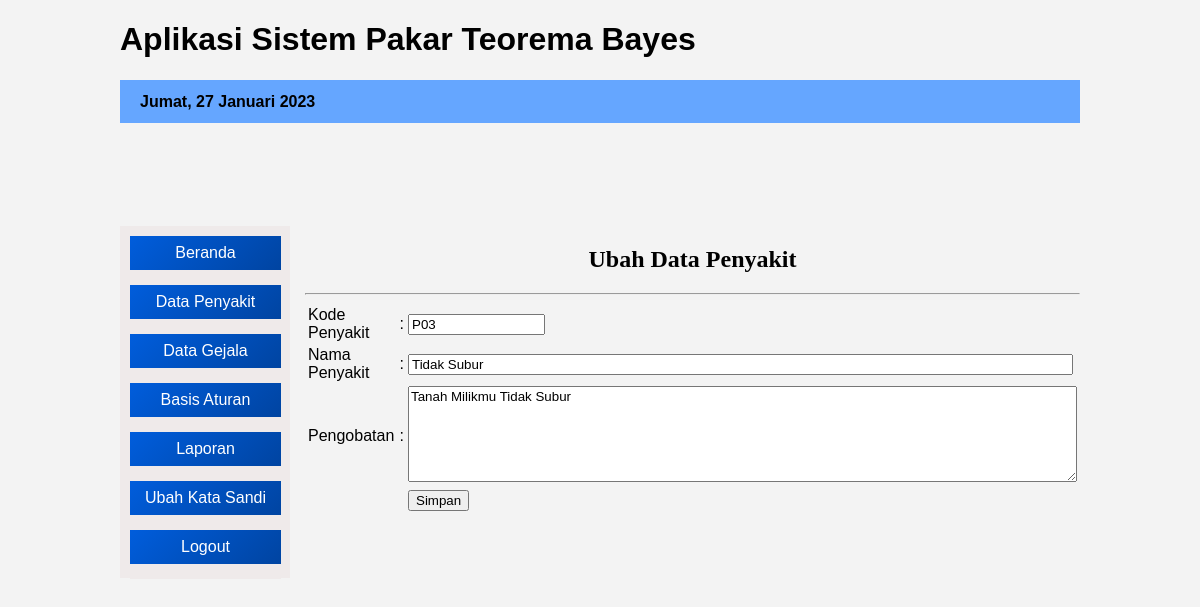
Screenshot of /admin/index.php?open=Penyakit-Edit&kode=P03 (signed in) with the database file from the repository.
### tables this page shows
CREATE TABLE `tblpenyakit` (
  `kd_penyakit` varchar(7) NOT NULL,
  `nm_penyakit` varchar(40) NOT NULL,
  `nl_penyakit` float NOT NULL,
  `pengobatan` text NOT NULL
);

### admin/penyakit_edit.php (the view, shortened to what this page needs)
<center><h2> Ubah Data Penyakit </h2></center> <hr>
<?php
 include "../lib/koneksi.php";
 ?>
<?php
 $kdpenyakit=$_GET['kode'];
 $data = mysqli_query($konek, "select * from tblpenyakit where kd_penyakit='$kdpenyakit'");
 $hasil = mysqli_fetch_array($data);
 ?>
  <form action="<?php $_SERVER['SELF']; ?>" method="post" >
    <table >
       <tr>
       	  <td>Kode Penyakit </td>
          <td>:</td>
       	  <td><input type="text" name="kd_penyakit" size="14" value="<?php echo $hasil['kd_penyakit'] ;?>" readonly="readonly"/></td>
       </tr>
       <tr>
       	 <td>Nama Penyakit</td>
         <td>:</td>
       	 <td><input type="text" name="nm_penyakit" size="80" maxlength="30" value="<?php echo $hasil['nm_penyakit'] ;?>" autofocus>
       	 </td>
       </tr>
       <tr>
         <td>Pengobatan</td>
         <td>:</td>
         <td><textarea cols="81" rows="6" name="pengobatan"><?php echo $hasil['pengobatan']; ?></textarea></td>
       </tr>
       <tr>
       	  <td>&nbsp;</td>
          <td>&nbsp;</td>
       	  <td><input type="submit" name="btnsimpan" value="Simpan"></td>
       </tr>
    </table>
 </form>

### css/desig1.css (style rules this page uses)
* { font-family: Arial, tahoma, sans-serif; }
body { background-color: #f3f3f3; }
#isi h2 { font-family: tahoma, "Times New Roman", "Maiandra GD", sans-serif; }

### rows the page displays
tblpenyakit: kd_penyakit "P03", nm_penyakit "Tidak Subur", pengobatan "Tanah Milikmu Tidak Subur"

### other values shown
$namabln "Jumat"
$tgl "27"
$namabulan "Januari"
$thn "2023"
